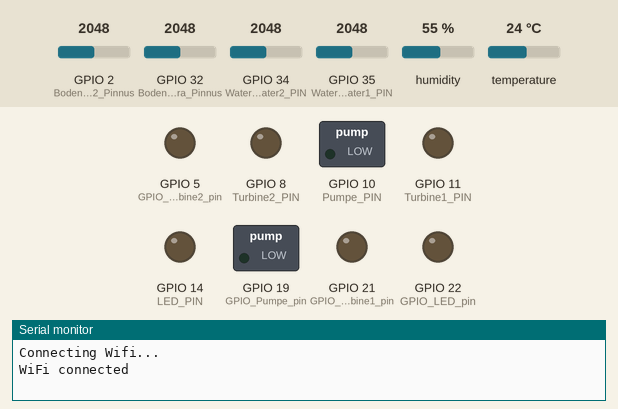
The sketch below on a simulated ESP32-S3. On the bench: switched loads named in the sketch (green lamp = pin HIGH), output pins drawn as LEDs (lit = HIGH), the last lines printed to the serial monitor. The inputs (shaded band) are chosen by the test bench; at power-on: temperature 24 °C, GPIO 2 (BodenfeuchtigkeitsSensora2_Pinnus) = 2048, GPIO 32 (BodenfeuchtigkeitsSensora_Pinnus) = 2048, GPIO 34 (WaterNoWater2_PIN) = 2048, GPIO 35 (WaterNoWater1_PIN) = 2048, humidity 55 %. WiFi joins after 1.5 s; servers stay silent unless stated; the local clock reads 2024-03-15 10:24:30 at power-on unless the sketch sets it.

Above: at 2.7 s.
2.8 s: temperature set to 24.6 °C
At 4.7 s:
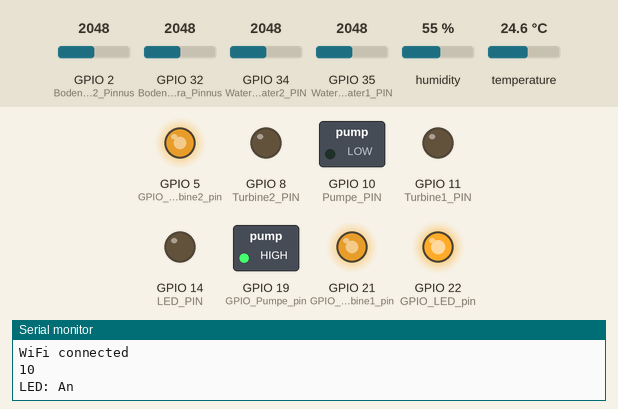
5.8 s: temperature set to 12 °C
At 8.2 s:
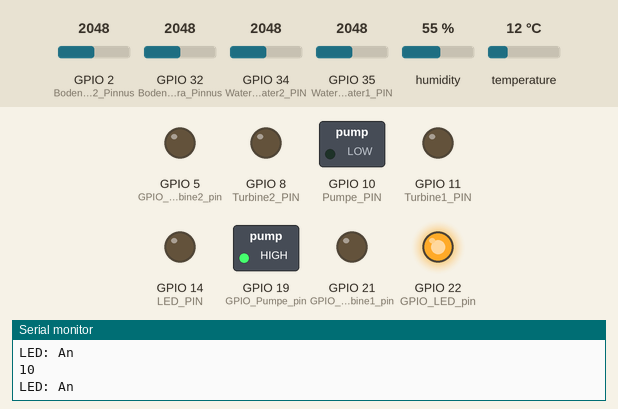
9.0 s: GPIO 2 (BodenfeuchtigkeitsSensora2_Pinnus) set to 460
13.0 s: GPIO 32 (BodenfeuchtigkeitsSensora_Pinnus) set to 1841
16.0 s: GPIO 32 (BodenfeuchtigkeitsSensora_Pinnus) set to 1752
At 18.2 s:
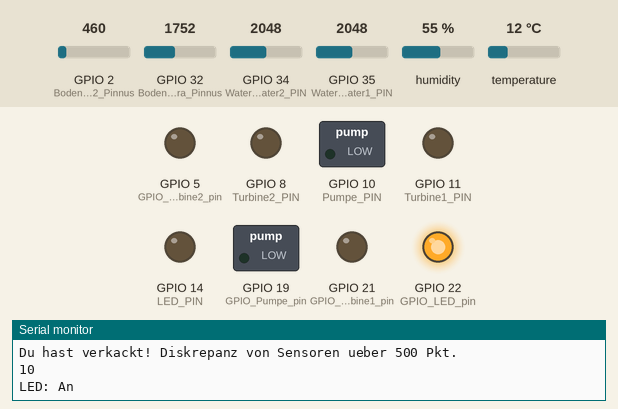
19.0 s: temperature set to 28 °C
At 20.2 s:
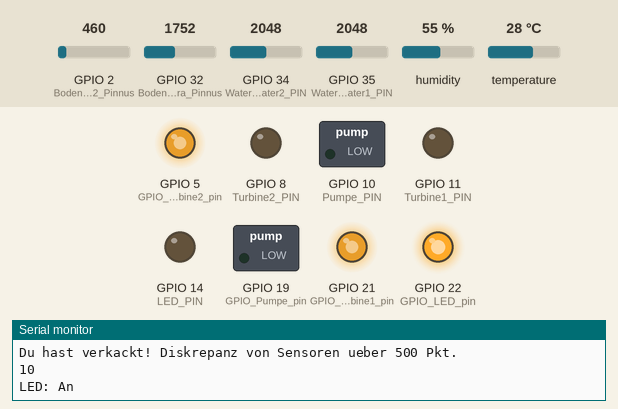
Timing chart, 0 to 22.0 s (numbered marks = the images above; inputs shaded):
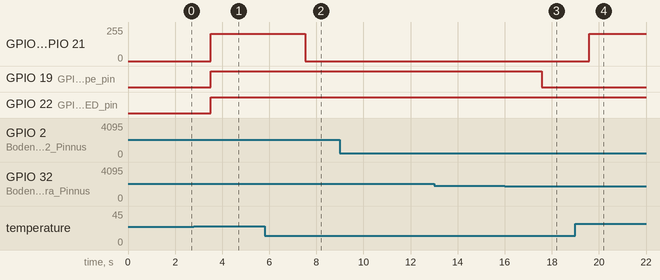

Measured:
- the behaviour switches between 24 and 24.1 °C on temperature (found by bisection; images 0 and 1)
- the behaviour switches between 1801 and 1800 on GPIO 32 (BodenfeuchtigkeitsSensora_Pinnus) (found by bisection; images 2 and 3)
- after the input at 2.8 s, GPIO 5 (GPIO_Turbine2_pin), GPIO 21 (GPIO_Turbine1_pin): 0/255 → 203/255 after 0.71 s
- after the input at 5.8 s, GPIO 5 (GPIO_Turbine2_pin), GPIO 21 (GPIO_Turbine1_pin): 203/255 → 0/255 after 1.7 s
- after the input at 16.0 s, GPIO 19 (GPIO_Pumpe_pin): HIGH → LOW after 1.6 s
- after the input at 19.0 s, GPIO 5 (GPIO_Turbine2_pin), GPIO 21 (GPIO_Turbine1_pin): 0/255 → 203/255 after 0.59 s

The sketch:

SHAB_-_10_-_LEDSteuerung.ino
```cpp
//----- TemperatureSensor -----
  // Example testing sketch for various DHT humidity/temperature sensors written by ladyada
  // REQUIRES the following Arduino libraries:
  // - DHT Sensor Library: https://github.com/adafruit/DHT-sensor-library
  // - Adafruit Unified Sensor Lib: https://github.com/adafruit/Adafruit_Sensor

  #include "DHT.h"

  #define DHTPIN 4     // Digital pin connected to the DHT sensor
  // Feather HUZZAH ESP8266 note: use pins 3, 4, 5, 12, 13 or 14 --
  // Pin 15 can work but DHT must be disconnected during program upload.

  // Uncomment whatever type you're using!
  //#define DHTTYPE DHT11   // DHT 11
  #define DHTTYPE DHT22   // DHT 22  (AM2302), AM2321
  //#define DHTTYPE DHT21   // DHT 21 (AM2301)

  // Connect pin 1 (on the left) of the sensor to +5V
  // NOTE: If using a board with 3.3V logic like an Arduino Due connect pin 1
  // to 3.3V instead of 5V!
  // Connect pin 2 of the sensor to whatever your DHTPIN is
  // Connect pin 4 (on the right) of the sensor to GROUND
  // Connect a 10K resistor from pin 2 (data) to pin 1 (power) of the sensor
  DHT dht(DHTPIN, DHTTYPE);


//----- BodenfeuchtigkeitsSensor -----
  #define BodenfeuchtigkeitsSensora_Pinnus 32
  #define BodenfeuchtigkeitsSensora2_Pinnus 2  //33


//----- WasserDaWasserWegSensor -----
  #define WaterNoWater1_PIN 35
  #define WaterNoWater2_PIN 34

//----- Turbine -----
  int Turbine1_PIN = 11;
  int turbnieValue = 0;
  int GPIO_Turbine1_pin=21;
  int Turbine_Ch=1;
  int Turbine_Freq=1000;
  int Turbine_Res=8;

  int Turbine2_PIN = 8;
  int GPIO_Turbine2_pin=5;


//----- Pumpe -----

  int Pumpe_PIN = 10;
  int pumpeValue = 0;
  int GPIO_Pumpe_pin=19;
  int Pumpe_Ch=2;
  int Pumpe_Freq=1000;
  int Pumpe_Res=8;


//----- LED -----

  int LED_PIN = 14;
  int ledValue = 0;
  int GPIO_LED_pin=22;
  int LED_Ch=3;
  int LED_Freq=1000;
  int LED_Res=8;

//----- WLAN -----

  #include <WiFi.h>
  #include <WiFiMulti.h>

  WiFiMulti wifiMulti;


//----- Time -----
  #include "time.h"
  const char* ntpServer = "pool.ntp.org";
  const long  gmtOffset_sec = 3600;
  const int   daylightOffset_sec = 3600;


void setup() {

Serial.begin(9600);

//----- TemperatureSensor -----
  dht.begin();

//----- Turbine -----
  pinMode(Turbine1_PIN,OUTPUT);
  pinMode(Turbine2_PIN,OUTPUT);
  ledcAttachPin(GPIO_Turbine1_pin, Turbine_Ch);
  ledcAttachPin(GPIO_Turbine2_pin, Turbine_Ch);
  ledcSetup(Turbine_Ch, Turbine_Freq, Turbine_Res);


//----- Pumpe -----
  pinMode(Pumpe_PIN,OUTPUT);
  ledcAttachPin(GPIO_Pumpe_pin, Pumpe_Ch);
  ledcSetup(Pumpe_Ch, Pumpe_Freq, Pumpe_Res);

//----- LED -----
  pinMode(LED_PIN,OUTPUT);
  ledcAttachPin(GPIO_LED_pin, LED_Ch);
  ledcSetup(LED_Ch, LED_Freq, LED_Res);


//----- WLAN -----
    wifiMulti.addAP("666", "Passwort1");
    wifiMulti.addAP("Pixel_1308", "Passwort2");
    wifiMulti.addAP("ssid_from_AP_3", "your_password_for_AP_3");

    Serial.println("Connecting Wifi...");
    if(wifiMulti.run() == WL_CONNECTED) {
      Serial.println("WiFi connected");
    }


//----- Time -----
  configTime(gmtOffset_sec, daylightOffset_sec, ntpServer);
}

void loop() {

  delay(2000);

//----- TemperatureSensor -----
  // Reading temperature or humidity takes about 250 milliseconds!
  // Sensor readings may also be up to 2 seconds 'old' (its a very slow sensor)
  float humiditaVallus = dht.readHumidity();
  // Read temperature as Celsius (the default)
  float temperaturaVallus = dht.readTemperature();

  if (isnan(humiditaVallus) || isnan(temperaturaVallus)) {
    //Serial.println(F("Failed to read from DHT sensor!"));
  }

  // Compute heat index in Celsius (isFahreheit = false)
  //float hic = dht.computeHeatIndex(t, h, false);

  //Serial.print(F("Humidity: "));
  //Serial.print(humiditaVallus);
  //Serial.print(F("%  Temperature: "));
  //Serial.print(temperaturaVallus);
  //Serial.print(F("°C "));
  //Serial.print('\n');
//----- END TemperatureSensor -----


//----- BodenfeuchtigkeitsSensor -----
  int mud1Vallus = analogRead(BodenfeuchtigkeitsSensora_Pinnus);
  int mud2Vallus = analogRead(BodenfeuchtigkeitsSensora2_Pinnus);
  //Serial.println(mud1Vallus);
  //Serial.println(mud2Vallus);
//----- END BodenfeuchtigkeitsSensor -----


//----- WasserDaWasserWegSensor -----
  int waterNoWater1Value = analogRead(WaterNoWater1_PIN);
  int waterNoWater2Value = analogRead(WaterNoWater2_PIN);
  //Serial.println(waterNoWater1Value);
  //Serial.println(waterNoWater2Value);
//----- END WasserDaWasserWegSensor -----

//----- Turbine -----

   turbinenSteuerung(Turbine_Ch, temperaturaVallus);

//----- END Turbine -----


//----- Pumpe -----

   pumpenSteuerung(Pumpe_Ch, mud1Vallus, mud2Vallus);

//----- END Pumpe -----


//----- WLAN -----
  if(wifiMulti.run() != WL_CONNECTED) {
        Serial.println("WiFi not connected!");

        wifiMulti.addAP("666", "62729030318813756005");
        wifiMulti.addAP("Pixel_1308", "12345678");
        wifiMulti.addAP("ssid_from_AP_3", "your_password_for_AP_3");

        Serial.println("Connecting Wifi...");
        if(wifiMulti.run() == WL_CONNECTED) {
          Serial.println("WiFi connected");
        }
    }
//----- END WLAN -----


//----- LED -----

  ledSteuerung(LED_Ch);

//----- END LED -----

}

void ledSteuerung(int LED_ChUebergabe){
  struct tm timeinfo;
  if(!getLocalTime(&timeinfo)){
    Serial.println("Failed to obtain time");
  }
  int ledValue = 0;
  int stunde = timeinfo.tm_hour;
  Serial.println(stunde);

  if(stunde > 7 && stunde < 21){
    ledValue = 255;
    Serial.println("LED: An");
  }
  else{
    Serial.println("LED: Aus");
  }

  ledcWrite(LED_ChUebergabe, ledValue);
}


void pumpenSteuerung(int Pumpe_ChUebergabe, int mud1Vallus, int mud2Vallus){
  int pumpeValue = 0;
  int mudVallusAvg = (mud1Vallus + mud2Vallus)/2;

  if(abs((mudVallusAvg - mud1Vallus)) > 500 || abs((mudVallusAvg - mud2Vallus)) > 500){
     Serial.println("Du hast verkackt! Diskrepanz von Sensoren ueber 500 Pkt.");
  }

  if(abs((mudVallusAvg - mud1Vallus)) < 500 && abs((mudVallusAvg - mud2Vallus)) < 500){
    if(mudVallusAvg > 1600){
      pumpeValue = 255;
    }
  }
  else if(mud1Vallus > 1800 || mud2Vallus > 1800){
    pumpeValue = 255;
  }

  ledcWrite(Pumpe_ChUebergabe, pumpeValue);
}

void turbinenSteuerung(int Turbine_ChUebergabe, float temperaturaVallusUebergabe){
  int turbinenValue = 0;

  if(temperaturaVallusUebergabe > 30.0){
    turbinenValue = 255;                 //100%
  }
  else if(temperaturaVallusUebergabe > 24.0){
    turbinenValue = 204;                 // 80%
  }

  ledcWrite(Turbine_ChUebergabe, turbinenValue);
}
```
